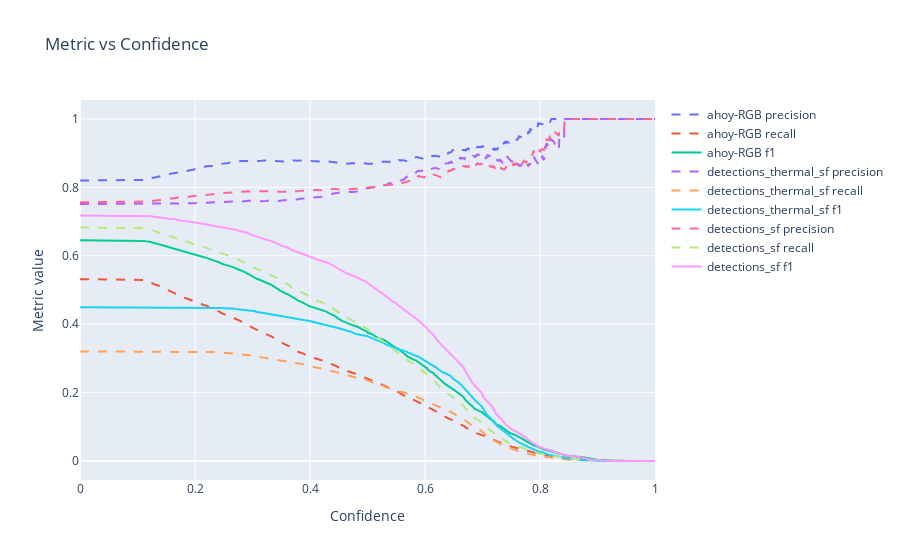

Notebook code for this chart:
### Markdown cell above
## Fiftyone Usage

### Code cell
import os
from pathlib import Path

config_path = Path.home() / ".fiftyone" / "config.global_mongodb.json"
os.environ["FIFTYONE_CONFIG_PATH"] = str(config_path)

import evaluate
from seametrics.payload.processor import PayloadProcessor

area_ranges_tuples = [
    ("all", [0, 1e5**2]),
    ("small", [0**2, 6**2]),
    ("medium", [6**2, 12**2]),
    ("large", [12**2, 1e5**2]),
]

# Configure your dataset and model details
processor = PayloadProcessor(
    dataset_name="MV_SAILING_IMAGES_QA",
    gt_field="ground_truth_det_sf",
    models=["ahoy-RGB", "detections_thermal_sf", "detections_sf"],
    sequence_list=["Trip_284_Seq_180"],
    data_type="rgb",
)

# Evaluate using SEA-AI/det-metrics
module = evaluate.load(
    path="SEA-AI/det-metrics",
    iou_threshold=[0.00001],
    area_ranges_tuples=area_ranges_tuples,
    payload=processor.payload,
)

results = module.compute()

# plot confidence curves
print("\n\nConfidence curves:")
confidence_config = {"T": 0, "R": 0, "K": 0, "A": 0, "M": 0}
fig = module.generate_confidence_curves(results, confidence_config=confidence_config)
fig.show()

### Figure 1 — Plotly figure (JSON) as saved in the notebook; plotly's stock layout.template omitted (floating-point values rounded to 4 significant figures; data arrays with more than 128 entries replaced by an {"elided": "..."} marker saying what was removed)
{"data": [{"line": {"dash": "dash"}, "mode": "lines", "name": "ahoy-RGB precision", "type": "scatter", "x": {"elided": "1000 float values"}, "y": {"elided": "1000 float values"}}, {"line": {"dash": "dash"}, "mode": "lines", "name": "ahoy-RGB recall", "type": "scatter", "x": {"elided": "1000 float values"}, "y": {"elided": "1000 float values"}}, {"mode": "lines", "name": "ahoy-RGB f1", "type": "scatter", "x": {"elided": "1000 float values"}, "y": {"elided": "1000 float values"}}, {"line": {"dash": "dash"}, "mode": "lines", "name": "detections_thermal_sf precision", "type": "scatter", "x": {"elided": "1000 float values"}, "y": {"elided": "1000 float values"}}, {"line": {"dash": "dash"}, "mode": "lines", "name": "detections_thermal_sf recall", "type": "scatter", "x": {"elided": "1000 float values"}, "y": {"elided": "1000 float values"}}, {"mode": "lines", "name": "detections_thermal_sf f1", "type": "scatter", "x": {"elided": "1000 float values"}, "y": {"elided": "1000 float values"}}, {"line": {"dash": "dash"}, "mode": "lines", "name": "detections_sf precision", "type": "scatter", "x": {"elided": "1000 float values"}, "y": {"elided": "1000 float values"}}, {"line": {"dash": "dash"}, "mode": "lines", "name": "detections_sf recall", "type": "scatter", "x": {"elided": "1000 float values"}, "y": {"elided": "1000 float values"}}, {"mode": "lines", "name": "detections_sf f1", "type": "scatter", "x": {"elided": "1000 float values"}, "y": {"elided": "1000 float values"}}], "layout": {"hovermode": "x unified", "title": {"text": "Metric vs Confidence"}, "xaxis": {"title": {"text": "Confidence"}}, "yaxis": {"title": {"text": "Metric value"}}}}
